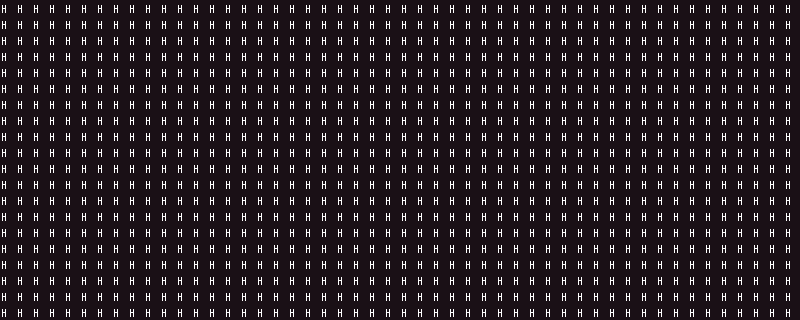

Tiled map render using the project's own tile images. Description and the whole map definition, tile-layer contents included, below:
An orthogonal 50x20 tile map with 16x16 px tiles, 1 tile layer (prototype).

<map version="1.10" tiledversion="1.10.2" orientation="orthogonal" renderorder="right-down" width="50" height="20" tilewidth="16" tileheight="16" infinite="0" nextlayerid="9" nextobjectid="1">
 <tileset firstgid="103" source="TangerineTavernPNG_PetricakeGames.tsx" />
 <layer id="1" name="prototype" width="50" height="20">
  <data encoding="csv">
211,211,211,211,211,211,211,211,211,211,211,211,211,211,211,211,211,211,211,211,211,211,211,211,211,211,211,211,211,211,211,211,211,211,211,211,211,211,211,211,211,211,211,211,211,211,211,211,211,211,
211,211,211,211,211,211,211,211,211,211,211,211,211,211,211,211,211,211,211,211,211,211,211,211,211,211,211,211,211,211,211,211,211,211,211,211,211,211,211,211,211,211,211,211,211,211,211,211,211,211,
211,211,211,211,211,211,211,211,211,211,211,211,211,211,211,211,211,211,211,211,211,211,211,211,211,211,211,211,211,211,211,211,211,211,211,211,211,211,211,211,211,211,211,211,211,211,211,211,211,211,
211,211,211,211,211,211,211,211,211,211,211,211,211,211,211,211,211,211,211,211,211,211,211,211,211,211,211,211,211,211,211,211,211,211,211,211,211,211,211,211,211,211,211,211,211,211,211,211,211,211,
211,211,211,211,211,211,211,211,211,211,211,211,211,211,211,211,211,211,211,211,211,211,211,211,211,211,211,211,211,211,211,211,211,211,211,211,211,211,211,211,211,211,211,211,211,211,211,211,211,211,
211,211,211,211,211,211,211,211,211,211,211,211,211,211,211,211,211,211,211,211,211,211,211,211,211,211,211,211,211,211,211,211,211,211,211,211,211,211,211,211,211,211,211,211,211,211,211,211,211,211,
211,211,211,211,211,211,211,211,211,211,211,211,211,211,211,211,211,211,211,211,211,211,211,211,211,211,211,211,211,211,211,211,211,211,211,211,211,211,211,211,211,211,211,211,211,211,211,211,211,211,
211,211,211,211,211,211,211,211,211,211,211,211,211,211,211,211,211,211,211,211,211,211,211,211,211,211,211,211,211,211,211,211,211,211,211,211,211,211,211,211,211,211,211,211,211,211,211,211,211,211,
211,211,211,211,211,211,211,211,211,211,211,211,211,211,211,211,211,211,211,211,211,211,211,211,211,211,211,211,211,211,211,211,211,211,211,211,211,211,211,211,211,211,211,211,211,211,211,211,211,211,
211,211,211,211,211,211,211,211,211,211,211,211,211,211,211,211,211,211,211,211,211,211,211,211,211,211,211,211,211,211,211,211,211,211,211,211,211,211,211,211,211,211,211,211,211,211,211,211,211,211,
211,211,211,211,211,211,211,211,211,211,211,211,211,211,211,211,211,211,211,211,211,211,211,211,211,211,211,211,211,211,211,211,211,211,211,211,211,211,211,211,211,211,211,211,211,211,211,211,211,211,
211,211,211,211,211,211,211,211,211,211,211,211,211,211,211,211,211,211,211,211,211,211,211,211,211,211,211,211,211,211,211,211,211,211,211,211,211,211,211,211,211,211,211,211,211,211,211,211,211,211,
211,211,211,211,211,211,211,211,211,211,211,211,211,211,211,211,211,211,211,211,211,211,211,211,211,211,211,211,211,211,211,211,211,211,211,211,211,211,211,211,211,211,211,211,211,211,211,211,211,211,
211,211,211,211,211,211,211,211,211,211,211,211,211,211,211,211,211,211,211,211,211,211,211,211,211,211,211,211,211,211,211,211,211,211,211,211,211,211,211,211,211,211,211,211,211,211,211,211,211,211,
211,211,211,211,211,211,211,211,211,211,211,211,211,211,211,211,211,211,211,211,211,211,211,211,211,211,211,211,211,211,211,211,211,211,211,211,211,211,211,211,211,211,211,211,211,211,211,211,211,211,
211,211,211,211,211,211,211,211,211,211,211,211,211,211,211,211,211,211,211,211,211,211,211,211,211,211,211,211,211,211,211,211,211,211,211,211,211,211,211,211,211,211,211,211,211,211,211,211,211,211,
211,211,211,211,211,211,211,211,211,211,211,211,211,211,211,211,211,211,211,211,211,211,211,211,211,211,211,211,211,211,211,211,211,211,211,211,211,211,211,211,211,211,211,211,211,211,211,211,211,211,
211,211,211,211,211,211,211,211,211,211,211,211,211,211,211,211,211,211,211,211,211,211,211,211,211,211,211,211,211,211,211,211,211,211,211,211,211,211,211,211,211,211,211,211,211,211,211,211,211,211,
211,211,211,211,211,211,211,211,211,211,211,211,211,211,211,211,211,211,211,211,211,211,211,211,211,211,211,211,211,211,211,211,211,211,211,211,211,211,211,211,211,211,211,211,211,211,211,211,211,211,
211,211,211,211,211,211,211,211,211,211,211,211,211,211,211,211,211,211,211,211,211,211,211,211,211,211,211,211,211,211,211,211,211,211,211,211,211,211,211,211,211,211,211,211,211,211,211,211,211,211
</data>
 </layer>
</map>
